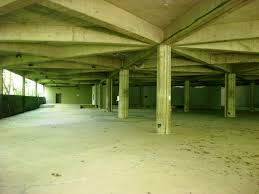
#> input picture PythonApplication1/subsolo.jpg, 259 x 194 px
$ python Equalize.py subsolo.jpg subsolo.jpg
#> lines starting #> are read from the running program, lines starting #| are printed output that depends on the picture
import cv2
import os
import sys

path = sys.argv[1]
name = sys.argv[2]
img = cv2.imread(path,0)
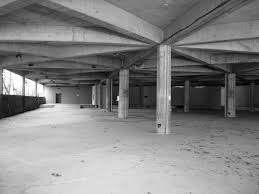
#> img: shape (194, 259); min 0, max 255, mean 130.8
h_eq = cv2.equalizeHist(img)
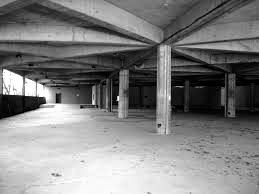
#> h_eq: shape (194, 259); min 0, max 255, mean 128.1
newName = name.split(".")[0]+"Equalized."+name.split(".")[1]
cv2.imwrite(os.path.join("C:/OpenImageProcessor/ImageConvert/wwwroot/Imgs/Actual/", newName), h_eq)
print(os.path.join("C:/OpenImageProcessor/ImageConvert/wwwroot/Imgs/Actual/" , newName))
print(os.path.join(newName))
